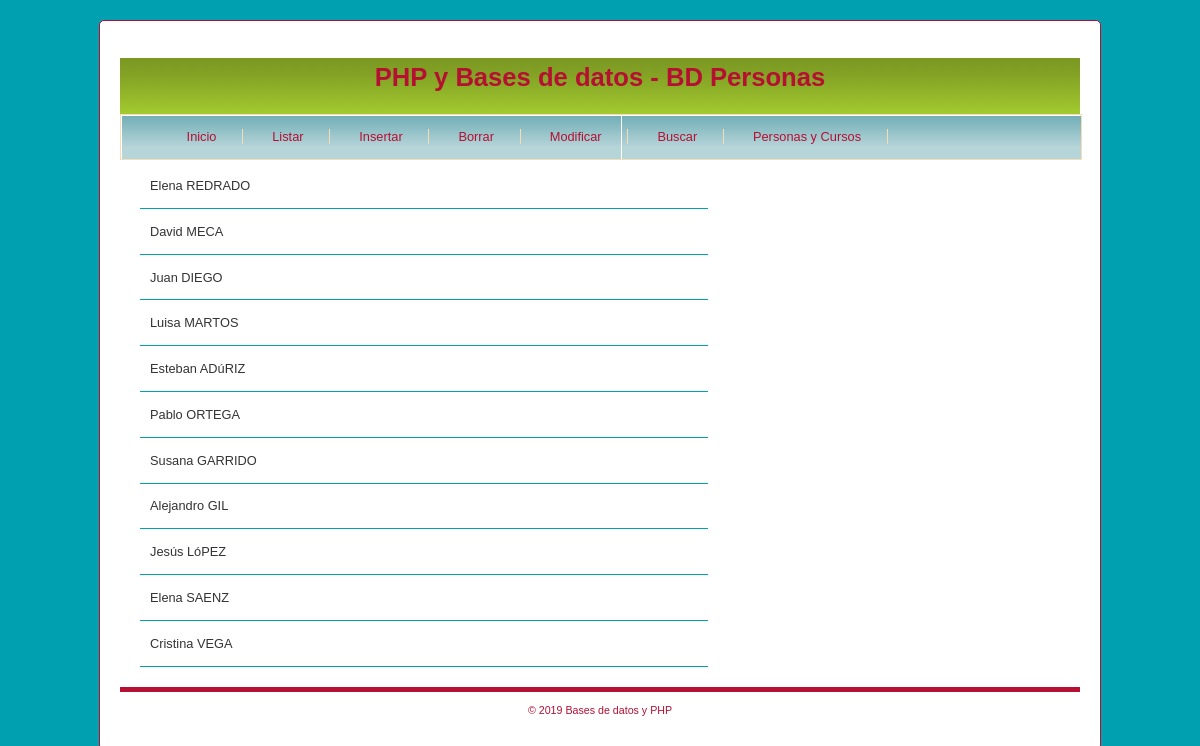
The page / on the database its author committed.
### tables this page shows
CREATE TABLE IF NOT EXISTS `personas` (
  `idPersona` int(3) NOT NULL AUTO_INCREMENT,
  `nombre` varchar(50) NOT NULL,
  `apellido` varchar(50) NOT NULL,
  `edad` int(3) NOT NULL,
  `eCivil` varchar(1) NOT NULL,
  `genero` varchar(1) NOT NULL,
  PRIMARY KEY (`idPersona`)
);

### index.php (called while the page is built, shortened)
<?php
      require_once 'conexion.php';
      require_once 'funciones.php';
      require_once 'modelo.php';
      $sql = 'SELECT nombre, apellido FROM personas';
      $personas = obtenerPersonas($conexion, $sql);
      include "vista_inicio.php";
?>

### modelo.php (called while the page is built, shortened)
<?php
      function obtenerPersonas($conexion, $sql)
      {
          $resul = mysqli_query($conexion, $sql);
          $personas = [];
          while ($fila = mysqli_fetch_array($resul)) {
              $personas[] = $fila;
          }
          return $personas;
      }

### funciones.php (called while the page is built, shortened)
<?php
      function filtrarDato($dato)
      {
          return htmlspecialchars(trim($dato));
      }
?>

### vista_inicio.php (the view)
<?php
    include "cabecera.php";
    foreach ($personas as $persona)
    {
        echo "<div class='persona'>";
        echo "<p> " . filtrarDato($persona['nombre']) . " " .
            strtoupper(filtrarDato($persona['apellido'])) . "</p>";
        echo "</div>\n";
    }
    include "pie.php";
?>

### cabecera.php (shortened to what this page needs)
<!DOCTYPE html>
<html lang="es">
    <head>
        <link rel="stylesheet" type="text/css" href="css/estilo.css" />
    </head>
    <body>
    <div id="contenido">
        <div id="cabecera">
            <h1> PHP y Bases de datos - BD Personas</h1>
            <?php include "menu.php" ?>
        </div>
        <div id="principal">

### menu.php
 <div id="menu">
                <ul>
                     <li><a href="index.php">Inicio</a></li>
                     <li><a href="index.php?opcion=listar">Listar</a></li>
                     <li><a href="index.php?opcion=insertar">Insertar</a></li>
                     <li><a href="index.php?opcion=borrar">Borrar</a></li>
                     <li><a href="index.php?opcion=editar">Modificar</a></li>
                     <li><a href="index.php?opcion=buscar">Buscar</a></li>
                     <li><a href="index.php?opcion=varias">Personas y Cursos</a></li>
                </ul>
</div>

### pie.php
    </div>
    <div id="pie">
            <p class="copyright">
                &copy; <?php echo date("Y"); ?> Bases de datos y PHP
            </p>
     </div>
    </div>
    </body>
</html>

### css/estilo.css (style rules this page uses)
body { height: 100%; background-color: #333333; background-position: 50% 0; color: #000000; line-height: 1.5; font-family: "Century Gothic", "Gill Sans", Arial, sans-serif; font-size: 80%; text-align: center; color: #333; background-color: #00a0b0; }
#contenido { width: 960px; background: #fff; margin: 20px auto; padding: 20px; -moz-border-radius: 5px; -webkit-border-radius: 5px; border-radius: 5px; border: 1px solid #B51032; min-height: 600px; }
#principal { padding: 15px; min-height: 400px; }
#cabecera { height: 90px; background-color: #B2DD32; background-image: url(../images/header1.jpg); background-repeat: repeat-x; margin: 0 auto; }
#cabecera #menu { background-color: darkgreen; background-image: url(../images/menu_bg.png); border: 1px solid wheat; width: 100%; }
#menu a { color: #B51032; text-decoration: none; }
#menu ul { list-style-type: none; text-align: left; }
#menu ul li { display: inline; border-right: 1px solid wheat; padding-right: 2em; padding-left: 2em; }
#cabecera h1 { text-align: center; color: #B51032; font-family:"Georgia", Arial, sans-serif; }
#principal .persona { border-bottom: 1px solid #00a0b0; text-align: left; width: 60%; margin: 5px; padding-left: 10px; }
#pie { margin: 0 auto; color: #B51032; border-top: 5px solid #B51032; }
#pie p { text-align: center; font-size: smaller; }
h1, h2, h3, h4 { color: darkslategray; }

### rows shown on the page
personas: nombre "Elena", apellido "REDRADO"
personas: nombre "David", apellido "MECA"
personas: nombre "Juan", apellido "DIEGO"
personas: nombre "Luisa", apellido "MARTOS"
personas: nombre "Esteban", apellido "ADúRIZ"
personas: nombre "Pablo", apellido "ORTEGA"
personas: nombre "Susana", apellido "GARRIDO"
personas: nombre "Alejandro", apellido "GIL"
personas: nombre "Jesús", apellido "LóPEZ"
personas: nombre "Elena", apellido "SAENZ"
personas: nombre "Cristina", apellido "VEGA"
